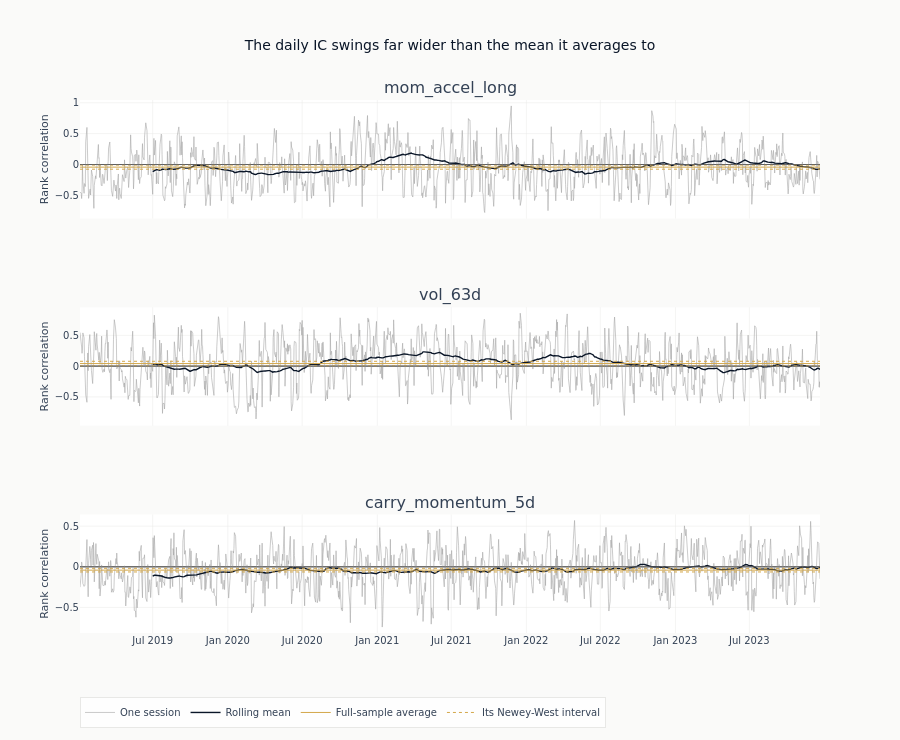

The cell this chart's notebook holds for it:
### Markdown cell above
### The series behind the average

Every number above is a one-line summary of the same object, the per-session IC
series, and two ways of arriving at a respectable average are invisible in the
summary. One is an association confined to a single episode, with the series flat
either side of it. The other is a series that changes sign between validation windows
and averages to something no period actually earned. So the series is drawn before it
is reduced, for the features with the largest absolute average.

The thin line is the session-by-session IC and it is mostly noise at this width; the
heavy line is its rolling mean over about half a year, which is what makes an episode
visible. The horizontal lines are the full-sample average and the Newey-West interval
around it - the interval covers the uncertainty in the average, not the spread of the
series, and the gap between the two is the point of the figure.

### Code cell
series_features = eval_summary.head(LEADING_FOR_SERIES)["feature"].to_list()

fig = make_subplots(
    rows=len(series_features), cols=1, shared_xaxes=True, subplot_titles=series_features
)
for row, feat in enumerate(series_features, start=1):
    series = ic_timeseries[feat].sort(DATE_COL)
    bands = compute_ic_uncertainty(series, horizon=HAC_MAXLAGS, ic_col="ic")
    dates = series[DATE_COL].to_list()
    fig.add_trace(
        go.Scatter(
            x=dates,
            y=series["ic"].to_list(),
            mode="lines",
            line=dict(color=GRAY_FILLS["muted"], width=0.6),
            name="One session",
            legendgroup="session",
            showlegend=row == 1,
        ),
        row=row,
        col=1,
    )
    fig.add_trace(
        go.Scatter(
            x=dates,
            y=series["ic"].rolling_mean(ROLLING_DAYS, min_samples=ROLLING_DAYS).to_list(),
            mode="lines",
            line=dict(color=COLORS["blue"], width=1.4),
            name="Rolling mean",
            legendgroup="rolling",
            showlegend=row == 1,
        ),
        row=row,
        col=1,
    )
    for value, dash, label, group in (
        (bands["mean_ic"], "solid", "Full-sample average", "mean"),
        (bands["ci_hac_lower"], "dot", "Its Newey-West interval", "band"),
        (bands["ci_hac_upper"], "dot", None, None),
    ):
        fig.add_hline(y=value, line=dict(color=COLORS["amber"], width=1, dash=dash), row=row, col=1)
        if label and row == 1:
            fig.add_trace(
                go.Scatter(
                    x=[dates[0]],
                    y=[value],
                    mode="lines",
                    line=dict(color=COLORS["amber"], width=1, dash=dash),
                    name=label,
                    legendgroup=group,
                ),
                row=row,
                col=1,
            )
    fig.add_hline(y=0, line=dict(color=GRAY_FILLS["border"], width=0.8), row=row, col=1)
fig.update_yaxes(title_text="Rank correlation")
fig.update_layout(
    template="ml4t",
    height=200 * len(series_features) + 140,
    width=900,
    title_text="The daily IC swings far wider than the mean it averages to",
    legend=dict(orientation="h", y=-0.12),
)
fig.show()

### Figure 1 — Plotly figure (JSON) as saved in the notebook; plotly's stock layout.template omitted (floating-point values rounded to 4 significant figures; data arrays with more than 128 entries replaced by an {"elided": "..."} marker saying what was removed)
{"data": [{"legendgroup": "session", "line": {"color": "#a8a8a8", "width": 0.6}, "mode": "lines", "name": "One session", "showlegend": true, "type": "scatter", "x": {"elided": "1285 str values"}, "xaxis": "x", "y": {"elided": "1285 float values"}, "yaxis": "y"}, {"legendgroup": "rolling", "line": {"color": "#0a1628", "width": 1.4}, "mode": "lines", "name": "Rolling mean", "showlegend": true, "type": "scatter", "x": {"elided": "1285 str values"}, "xaxis": "x", "y": {"elided": "1285 float values"}, "yaxis": "y"}, {"legendgroup": "mean", "line": {"color": "#D4A84B", "dash": "solid", "width": 1}, "mode": "lines", "name": "Full-sample average", "type": "scatter", "x": ["2019-01-04"], "xaxis": "x", "y": [-0.04234], "yaxis": "y"}, {"legendgroup": "band", "line": {"color": "#D4A84B", "dash": "dot", "width": 1}, "mode": "lines", "name": "Its Newey-West interval", "type": "scatter", "x": ["2019-01-04"], "xaxis": "x", "y": [-0.07544], "yaxis": "y"}, {"legendgroup": "session", "line": {"color": "#a8a8a8", "width": 0.6}, "mode": "lines", "name": "One session", "showlegend": false, "type": "scatter", "x": {"elided": "1285 str values"}, "xaxis": "x2", "y": {"elided": "1285 float values"}, "yaxis": "y2"}, {"legendgroup": "rolling", "line": {"color": "#0a1628", "width": 1.4}, "mode": "lines", "name": "Rolling mean", "showlegend": false, "type": "scatter", "x": {"elided": "1285 str values"}, "xaxis": "x2", "y": {"elided": "1285 float values"}, "yaxis": "y2"}, {"legendgroup": "session", "line": {"color": "#a8a8a8", "width": 0.6}, "mode": "lines", "name": "One session", "showlegend": false, "type": "scatter", "x": {"elided": "1285 str values"}, "xaxis": "x3", "y": {"elided": "1285 float values"}, "yaxis": "y3"}, {"legendgroup": "rolling", "line": {"color": "#0a1628", "width": 1.4}, "mode": "lines", "name": "Rolling mean", "showlegend": false, "type": "scatter", "x": {"elided": "1285 str values"}, "xaxis": "x3", "y": {"elided": "1285 float values"}, "yaxis": "y3"}], "layout": {"annotations": [{"font": {"size": 16}, "showarrow": false, "text": "mom_accel_long", "x": 0.5, "xanchor": "center", "xref": "paper", "y": 1.0, "yanchor": "bottom", "yref": "paper"}, {"font": {"size": 16}, "showarrow": false, "text": "vol_63d", "x": 0.5, "xanchor": "center", "xref": "paper", "y": 0.6111, "yanchor": "bottom", "yref": "paper"}, {"font": {"size": 16}, "showarrow": false, "text": "carry_momentum_5d", "x": 0.5, "xanchor": "center", "xref": "paper", "y": 0.2222, "yanchor": "bottom", "yref": "paper"}], "height": 740, "legend": {"orientation": "h", "y": -0.12}, "shapes": [{"line": {"color": "#D4A84B", "dash": "solid", "width": 1}, "type": "line", "x0": 0, "x1": 1, "xref": "x domain", "y0": -0.04234, "y1": -0.04234, "yref": "y"}, {"line": {"color": "#D4A84B", "dash": "dot", "width": 1}, "type": "line", "x0": 0, "x1": 1, "xref": "x domain", "y0": -0.07544, "y1": -0.07544, "yref": "y"}, {"line": {"color": "#D4A84B", "dash": "dot", "width": 1}, "type": "line", "x0": 0, "x1": 1, "xref": "x domain", "y0": -0.009236, "y1": -0.009236, "yref": "y"}, {"line": {"color": "#666666", "width": 0.8}, "type": "line", "x0": 0, "x1": 1, "xref": "x domain", "y0": 0, "y1": 0, "yref": "y"}, {"line": {"color": "#D4A84B", "dash": "solid", "width": 1}, "type": "line", "x0": 0, "x1": 1, "xref": "x2 domain", "y0": 0.04144, "y1": 0.04144, "yref": "y2"}, {"line": {"color": "#D4A84B", "dash": "dot", "width": 1}, "type": "line", "x0": 0, "x1": 1, "xref": "x2 domain", "y0": 0.004378, "y1": 0.004378, "yref": "y2"}, {"line": {"color": "#D4A84B", "dash": "dot", "width": 1}, "type": "line", "x0": 0, "x1": 1, "xref": "x2 domain", "y0": 0.0785, "y1": 0.0785, "yref": "y2"}, {"line": {"color": "#666666", "width": 0.8}, "type": "line", "x0": 0, "x1": 1, "xref": "x2 domain", "y0": 0, "y1": 0, "yref": "y2"}, {"line": {"color": "#D4A84B", "dash": "solid", "width": 1}, "type": "line", "x0": 0, "x1": 1, "xref": "x3 domain", "y0": -0.04108, "y1": -0.04108, "yref": "y3"}, {"line": {"color": "#D4A84B", "dash": "dot", "width": 1}, "type": "line", "x0": 0, "x1": 1, "xref": "x3 domain", "y0": -0.0635, "y1": -0.0635, "yref": "y3"}, {"line": {"color": "#D4A84B", "dash": "dot", "width": 1}, "type": "line", "x0": 0, "x1": 1, "xref": "x3 domain", "y0": -0.01867, "y1": -0.01867, "yref": "y3"}, {"line": {"color": "#666666", "width": 0.8}, "type": "line", "x0": 0, "x1": 1, "xref": "x3 domain", "y0": 0, "y1": 0, "yref": "y3"}], "title": {"text": "The daily IC swings far wider than the mean it averages to"}, "width": 900, "xaxis": {"anchor": "y", "domain": [0.0, 1.0], "matches": "x3", "showticklabels": false}, "xaxis2": {"anchor": "y2", "domain": [0.0, 1.0], "matches": "x3", "showticklabels": false}, "xaxis3": {"anchor": "y3", "domain": [0.0, 1.0]}, "yaxis": {"anchor": "x", "domain": [0.7778, 1.0], "title": {"text": "Rank correlation"}}, "yaxis2": {"anchor": "x2", "domain": [0.3889, 0.6111], "title": {"text": "Rank correlation"}}, "yaxis3": {"anchor": "x3", "domain": [0.0, 0.2222], "title": {"text": "Rank correlation"}}}}
